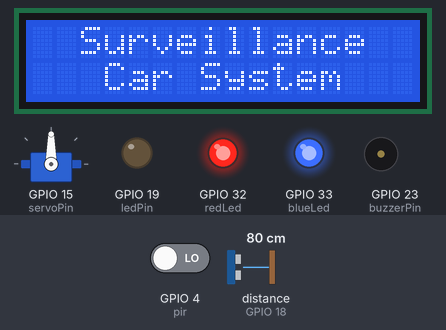
Bench run of a sketch on a simulated ESP32. Shown: 16×2 character LCD, servo, output pins drawn as LEDs (lit = HIGH), buzzer (waves = sounding, pin HIGH). Wiring (inferred from the names in the program): ultrasonic range finder: trigger GPIO 5; echo GPIO 18. The test bench sets the inputs (shaded band); at power-on: distance to the obstacle (sensor on GPIO 18) 80 cm, GPIO 4 (pir) LOW. The echo pulse lasts 58.3 µs per cm; WiFi joins after 1.5 s; servers stay silent unless stated; web services answer with replies made up by the test bench; pins used as bus, display or sensor lines are not drawn; what the sketch prints to the serial monitor is not drawn.

Above: at 8.2 s.
At 12.3 s:
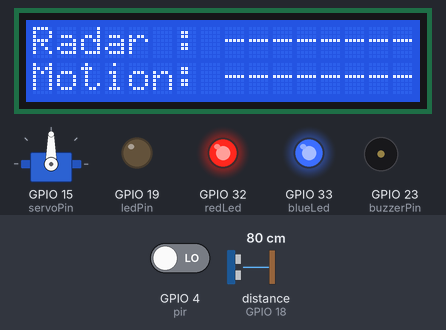
12.4 s: distance to the obstacle (sensor on GPIO 18) set to 2 cm
At 19.7 s:
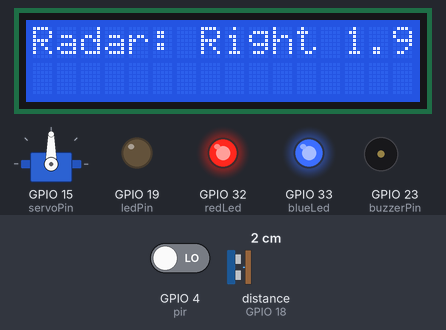
At 31.3 s:
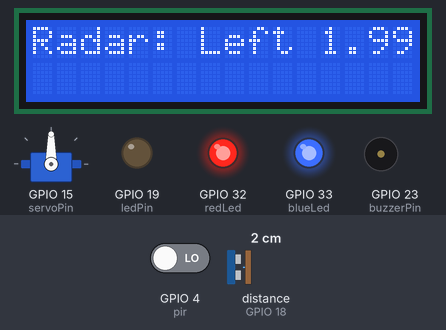
Timing chart, 0 to 33.1 s (numbered marks = the images above; inputs shaded):
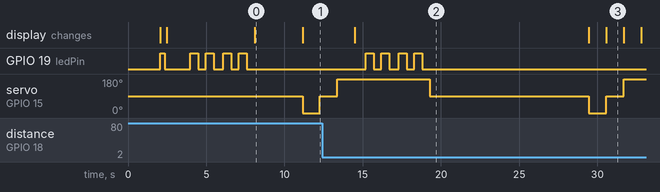

Measured:
- after the input at 12.4 s, the display: changes after 2.1 s (image 2)
- by itself, GPIO 19 (ledPin): alternates HIGH for 0.50 s and LOW for 0.50 s, 8 changes in all, then stays LOW
- what the display in image 0 shows lasts 3.1 s, from 8.1 s to 11.2 s
- what the display in image 2 shows lasts 14.9 s, from 14.5 s to 29.4 s

The sketch:

esp32AlertSysCode.ino
```cpp
// Working

// #if defined(ESP32)
#include <WiFi.h>
#include <HTTPClient.h>

#include <LiquidCrystal_I2C.h>
LiquidCrystal_I2C lcd = LiquidCrystal_I2C(0x27, 16, 2);

// #define WIFI_SSID "Wokwi-GUEST"
// #define WIFI_PASSWORD ""

String baseURL = "https://api.thingspeak.com/update?api_key=X41Y0XE6GQ043KM1&";


#define WIFI_SSID "MAHAKAL"
#define WIFI_PASSWORD "sateri456"

#include <ESP32Servo.h>
const int servoPin = 15;
Servo servo;
int pos = 0;

#define pir 4
int pirVal = 0;
int pirDetectedVal = 0;

#define buzzerPin 23
#define ledPin 19

// Strob Led
#define redLed 32
#define blueLed 33

int radarThreshold = 14;
int radardata = 0;

// Ultrasonic Part
const int trigPin = 5;
const int echoPin = 18;

float leftDistCm;
float frontDistCm;
float rightDistCm;


//define sound speed in cm/uS
#define SOUND_SPEED 0.034
#define CM_TO_INCH 0.393701

int lcddist = 0;
long duration;
float distanceCm;
float distanceInch;

void makeGETRequest() {
  // tempData = String(tempdataval);
  // humData  = String(humdataval);

  // String url = baseURL + String(tempdataval) + field2 + String(humdataval);
  String url = baseURL + "field1=" + String(pirDetectedVal) + "&field2=" + String(leftDistCm) + "&field3=" + String(frontDistCm) + "&field4=" + String(rightDistCm);

  Serial.print("Sending GET request to: ");Serial.println(url);


  HTTPClient http;
  http.begin(url); // Specify the URL here
  http.setTimeout(10000); // Set timeout to 10 seconds


  int httpCode = http.GET();

  if (httpCode > 0) {
    Serial.printf("[HTTP] GET... code: %d\n", httpCode);

    if (httpCode == HTTP_CODE_OK) {
      String payload = http.getString();
      Serial.println(payload);
    }
  } else {
    Serial.printf("[HTTP] GET... failed, error: %s\n", http.errorToString(httpCode).c_str());
  }

  http.end();
}

int ReadUltra(){
  // Clears the trigPin
  digitalWrite(trigPin, LOW);delayMicroseconds(2);
  // Sets the trigPin on HIGH state for 10 micro seconds
  digitalWrite(trigPin, HIGH);delayMicroseconds(10);
  digitalWrite(trigPin, LOW);
  duration = pulseIn(echoPin, HIGH);
  distanceCm = duration * SOUND_SPEED/2;
  distanceInch = distanceCm * CM_TO_INCH;
  // Serial.print("Distance (cm): ");      Serial.println(distanceCm);
  delay(1000);

  return distanceCm;
}

void LcdStatus(int lcddist){
  lcd.setCursor(0, 0);  lcd.print("Radar");
  lcd.setCursor(8, 0);  lcd.print(lcddist);
}

int radarScan() {
  servo.write(0); delay(100);
  lcddist = ReadUltra();
  if (lcddist <= radarThreshold) { return 1; }

  servo.write(90); delay(100);
  lcddist = ReadUltra();
  if (lcddist <= radarThreshold) { return 2; }

  servo.write(180); delay(100);
  lcddist = ReadUltra();
  if (lcddist <= radarThreshold) { return 3; }

  return 0; // If no obstacle detected
}


int PIRScan(){
    // ----------------- PIR -----------------
  pirVal = digitalRead(pir);
  if (pirVal == 1){
    Serial.println("Alert : Motion detected");
    lcd.setCursor(0, 1);  lcd.print("Motion: Detected");
    delay(100);
    // make the server request
  }
  else{
    lcd.setCursor(0, 1);  lcd.print("Motion: --------");
  }
  return pirVal;
}

void blinkTwice() {
  for (int i = 0; i < 2; i++) {
    digitalWrite(ledPin, HIGH); // Turn the LED on
    delay(500); // Wait for 500 milliseconds
    digitalWrite(ledPin, LOW); // Turn the LED off
    delay(500); // Wait for 500 milliseconds
  }
}

void strobeLed() {
  digitalWrite(redLed, LOW); // Turn on the red LED
  digitalWrite(buzzerPin, HIGH); // Turn off the blue LED
  delay(100); // Wait for a short duration
  digitalWrite(blueLed, LOW); // Turn on the blue LED
  digitalWrite(buzzerPin, LOW); // Turn off the blue LED
  delay(200); // Wait for a short duration

  digitalWrite(redLed, HIGH); // Turn off the red LED
  digitalWrite(buzzerPin, HIGH); // Turn off the blue LED
  delay(100); // Wait for a short duration
  digitalWrite(blueLed, HIGH); // Turn off the blue LED
  digitalWrite(buzzerPin, LOW); // Turn off the blue LED
  delay(100); // Wait for a short duration
}

void setup()
{
  Serial.begin(115200);delay(2000);
  lcd.init();  lcd.backlight();

  // Main Setup...
  servo.attach(servoPin, 500, 2400);
  pinMode(pir, INPUT);
  pinMode(trigPin, OUTPUT); // Sets the trigPin as an Output
  pinMode(echoPin, INPUT); // Sets the echoPin as an Input
  pinMode(redLed, OUTPUT); // Initialize the red LED pin as an output
  pinMode(blueLed, OUTPUT); // Initialize the blue LED pin as an output
  pinMode(ledPin, OUTPUT); // Sets the trigPin as an Output
  pinMode(buzzerPin, OUTPUT); // Sets the trigPin as an Output

  digitalWrite(redLed, HIGH); // Turn off the red LED
  digitalWrite(blueLed, HIGH); // Turn off the blue LED

  digitalWrite(ledPin, HIGH); // Turn on the Wifi LED
  delay(300);
  digitalWrite(ledPin, LOW); // Turn off the Wifi LED
  delay(100);

  // Internet Setup...
  WiFi.begin(WIFI_SSID, WIFI_PASSWORD);
  Serial.print("Connecting to Wi-Fi");
  lcd.setCursor(0, 0);lcd.print("Wifi Connecting...");
  delay(1500);

  while (WiFi.status() != WL_CONNECTED){Serial.print(".");delay(300);}
  Serial.println();Serial.print("Connected with IP: ");Serial.println(WiFi.localIP());Serial.println();
  blinkTwice();delay(100);blinkTwice();

  // System Setup
  lcd.setCursor(0, 0);lcd.print("  Surveillance  ");
  lcd.setCursor(0, 1);lcd.print("   Car System    ");
  delay(3000);

  lcd.clear();
  lcd.setCursor(0, 0);lcd.print("Radar Started");
}

void loop(){
  // x=random(0,9);// y=random(10,19);
  // lcddist = ReadUltra(); // read slot3


  pirDetectedVal = PIRScan();
  if (pirDetectedVal == 1){
    Serial.println("PIR --- " + String(pirDetectedVal));
    strobeLed();strobeLed();strobeLed();strobeLed();
  }
  lcd.setCursor(0, 0);  lcd.print("Radar : --------");


  // ----------------- Ultrasonic Sensor -----------------
  // radardata = radarScan();
  servo.write(0); delay(100);  lcddist = ReadUltra(); leftDistCm = lcddist;
  if (lcddist <= radarThreshold) {
      Serial.println("Alert : Object at Left  Side " + String(distanceCm));
      // String displayText = "Radar: Left " + String(distanceCm);
      lcd.clear();lcd.setCursor(0, 0);  lcd.print("Radar: Left " + String(distanceCm));
    }

  servo.write(90); delay(100);  lcddist = ReadUltra();  frontDistCm = lcddist;
  if (lcddist <= radarThreshold) {
      Serial.println("Alert : Object at Front Side "  + String(distanceCm));
      String displayText = "Radar: Front " + String(distanceCm);
      lcd.clear();lcd.setCursor(0, 0);  lcd.print(displayText);
    }

  servo.write(180); delay(100);  lcddist = ReadUltra();  rightDistCm = lcddist;
  if (lcddist <= radarThreshold) {
      Serial.println("Alert : Object at Right Side "  + String(distanceCm));
      String displayText = "Radar: Right " + String(distanceCm);
      lcd.clear();lcd.setCursor(0, 0);  lcd.print(displayText);
    }


  // Update the server code
  // blinkTwice(); // data updated on server


  else{lcd.clear();     lcd.setCursor(0, 0);  lcd.print("Radar : --------");lcd.setCursor(0, 1);  lcd.print("Motion: --------");}
  Serial.println();Serial.print("------------------------------------");Serial.println();delay(500);
  // lcd.clear();


  // Make the URL request
  makeGETRequest();
  blinkTwice();delay(100);blinkTwice();

  servo.write(90); delay(100);

  delay(10000);
}
```
